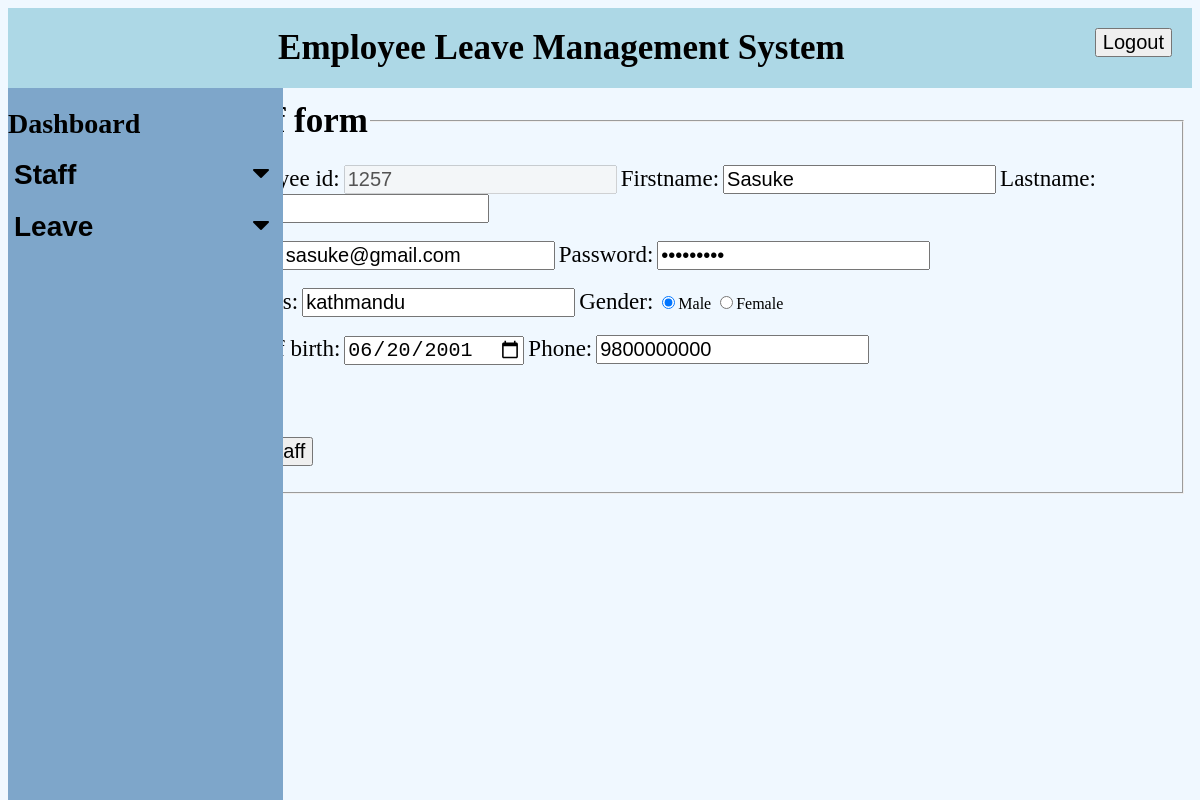
/manager/editstaff.php?id=1257, run on the app's committed database.
### tables this page shows
CREATE TABLE `employees` (
  `emp_id` int(11) NOT NULL,
  `Firstname` char(20) NOT NULL,
  `Lastname` char(20) NOT NULL,
  `Email` varchar(50) NOT NULL,
  `Password` varchar(30) NOT NULL,
  `Address` varchar(50) NOT NULL,
  `Gender` char(10) NOT NULL,
  `DOB` date NOT NULL,
  `Phone` bigint(20) NOT NULL
);

### manager/editstaff.php (the view, shortened to what this page needs)
<html>
    <head>
        <link rel="stylesheet" href="https://cdnjs.cloudflare.com/ajax/libs/font-awesome/4.7.0/css/font-awesome.min.css">
        <link rel ="stylesheet" href="mstyle.css">
    </head>
<body>
    <nav>Employee Leave Management System
    <button  class="drop" onclick="window.location.href='logout.php';">Logout
        </button>
    </nav>
    <div class="sidenav">
        <a href ="managerdashboard.php">Dashboard</a><br>
        <button class="dropdown-btn">Staff
            <i class="fa fa-caret-down"></i>
        </button>
        <br>
        <button class="dropdown-btn">Leave
            <i class="fa fa-caret-down"></i>
        </button>
        <br>
</div>
<?php
include('connection.php');
$id = $_GET['id'];
$result = mysqli_query($con,"SELECT * FROM employees where emp_id = $id");
if (mysqli_num_rows($result) > 0){
     $row = mysqli_fetch_array($result);
 ?>
<fieldset>
    <legend>Staff form</legend>
    <form name="editform" action="editstaffprocess.php" method="post" onsubmit="return editform()">
        <div class="content">
            <br>
            <label>Employee id:</label>
            <input type="text" name ="empid" value="<?php echo $row['emp_id'];?>" disabled>
            <label>Firstname:</label>
            <input type="text"  name="firstname" value="<?php echo $row["Firstname"]; ?>">
            <label>Lastname:</label>
            <input type="text"  name="lastname" value="<?php echo $row["Lastname"]; ?>"><br><br>
            <label>Email:</label>
            <input type="email"  name="email" value="<?php echo $row["Email"]; ?>">
            <label>Password:</label>
            <input type="password"  name="password" value="<?php echo $row["Password"]; ?>"><br><br>
            <label>Address:</label>
            <input type="text"  name="address" value="<?php echo $row["Address"]; ?>">
            <label>Gender:</label>
            <input type="radio"  name="gender" value="Male" <?php echo $row["Gender"]=="Male"?"checked":"" ?>>Male
            <input type="radio"  name="gender" value="Female" <?php echo $row["Gender"]=="Female"?"checked":"" ?>>Female<br><br>
            <label>Date of birth:</label>
            <input type="date"  name="dob" value="<?php echo $row["DOB"]; ?>">
            <label>Phone:</label>
            <input type="tel"  name="phone" value="<?php echo $row["Phone"]; ?>"><br><br>
            <br><br><br>
            <button type="submit">Edit Staff</button>
        </div>
        </form>
  <?php } ?>
 </fieldset>
</html>

### manager/mstyle.css (style rules this page uses)
body { background-color: aliceblue; }
nav { background-color: lightblue; font-size: 35px; padding: 20px; font-weight: bolder; text-align: center; }
.sidenav { height: 100%; width: 275px; position: fixed; background-color: rgb(126, 166, 202); padding-top: 20px; }
.sidenav a, .dropdown-btn { padding: 6px,8px,6px,16px; text-decoration: none; font-size: 28px; font-weight: bold; color: black; width:100% ; text-align: left; padding-left: px; display: block; cursor: pointer; background-color: rgb(126, 166, 202); border: none; }
.fa-caret-down { float: right; padding-right: 8px; }
.drop { float: right; }
label { font-size: 23px; }
input[type=text] , input[type=password],input[type=email],input[type=tel],input[type=number],input[type=radio],input[type=date] { font-size: 20px; }
input[type=radio] { font-size: 30px; }
legend { font-size: 35px; font-weight: bold; }
fieldset { width: 81%; margin-left: 16%; margin-top: 13px; }
.content { margin-left: 5px; }
button { font-size: 20px; }

### data on the page
employees: empid "1257", firstname "Sasuke", lastname "Uchiha", email "sasuke@gmail.com", address "kathmandu", Gender "☑", dob "06/20/2001", phone "9800000000"
